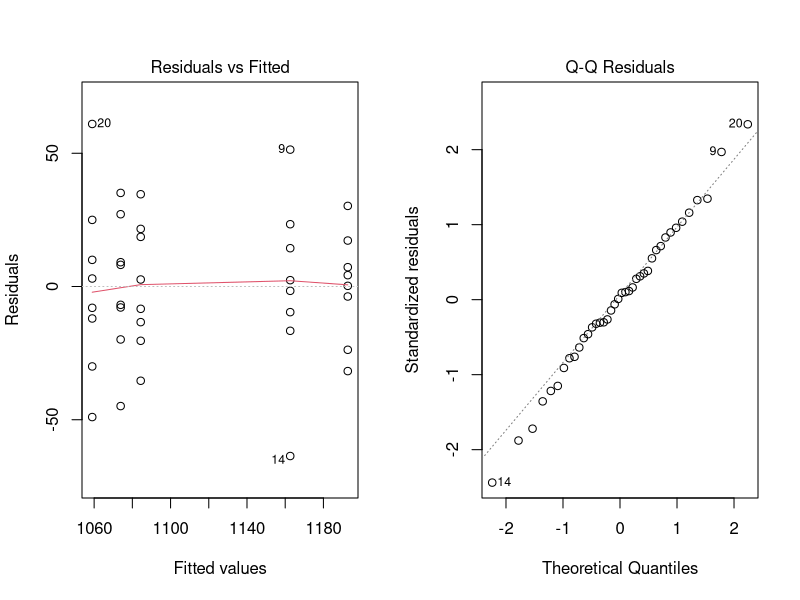

R code for this plot:
incendat = read.csv("incentivepay.csv", header = TRUE)
head(incendat)
means = with(incendat, tapply(Items, Plan, mean))
sds = with(incendat, tapply(Items, Plan, sd))
ns = with(incendat, tapply(Items, Plan, length))
incensummary = data.frame(n = ns, mean = means, sd = sds)
incensummary
inc.aov = aov(Items ~ factor(Plan), data = incendat)

anova(inc.aov)
par(mfrow = c(1, 2))
plot(inc.aov, which = 1:2)
